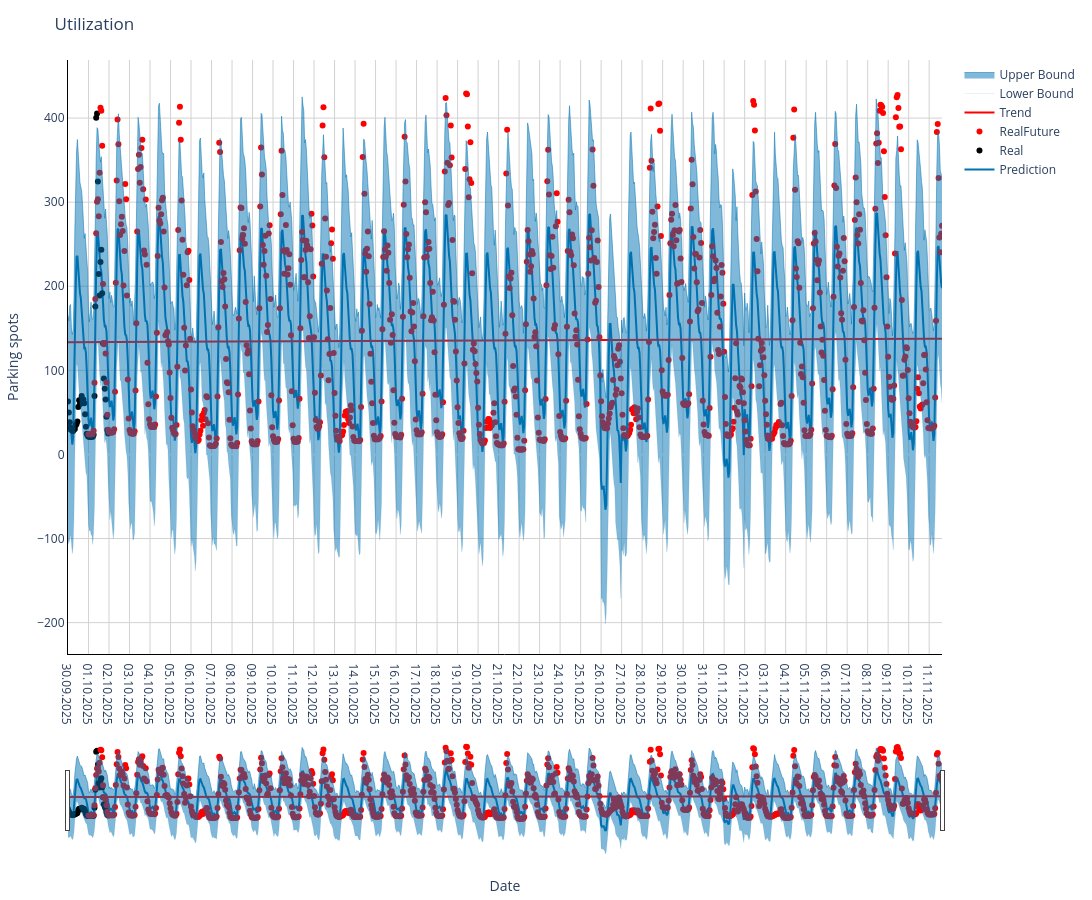

Notebook code cell kept with this figure:
### Code cell
import plotly.graph_objects as go
import plotly.offline as py

data = pd.concat([forecast, df_p['y']], axis=1)

df_test_data = df_test_data.rename(columns={'timestamp': 'ds'})

data = pd.concat([data, df_test_data], ignore_index=True)
data = data[data['ds'] >= '2025-09-30']


pred = go.Scatter(
    name="Prediction",
    x = data['ds'],
    y = data['yhat'],
    mode = 'lines',
    marker=dict(color="#0072B2")
)

real = go.Scatter(
    name="Real",
    x = data['ds'],
    y = data['y'],
    mode='markers',
    marker=dict(color="#000000")
)

test = go.Scatter(
    name="RealFuture",
    x = data['ds'],
    y = data['value'],
    mode='markers',
    marker=dict(color="#ff0000")
)


trend = go.Scatter(
    name = 'Trend',
    x = data['ds'],
    y = data['trend'],
    mode = 'lines',
    marker=dict(color="#ff0000")
)

upper_bound = go.Scatter(
    name = 'Upper Bound',
    mode = 'lines',
    x = data['ds'],
    y = data['yhat_upper'],
    marker=dict(color="#0072B2"),
    line=dict(width=.5),
    fill = 'tonexty'
)

lower_bound = go.Scatter(
    name= 'Lower Bound',
    mode = 'lines',
    x = data['ds'],
    y = data['yhat_lower'],
    marker=dict(color="#0072B2"),
    line=dict(width=.1),
)

traces = [pred, real, test, trend, lower_bound, upper_bound]

layout = dict(title='Utilization',
             plot_bgcolor='white',
             hovermode='x',
             width=1300,
             height=900,
             margin=dict(l=40, r=20, t=60, b=40),
             xaxis=dict(title = 'Date', ticklen=1, tick0=0, automargin=True, zeroline=True, linecolor='black', gridcolor='lightgrey', rangeslider=dict(visible=True), rangeslider_range=[data['ds'].min(), data['ds'].max()], dtick="D1", tickformat='%d.%m.%Y',  anchor='y', range=[data['ds'].min(), data['ds'].max()]),
             yaxis=dict(title = 'Parking spots', ticklen=1, tick0=0, automargin=True, zeroline=True, linecolor='black', gridcolor='lightgrey', anchor='x')
)

figure=dict(data=traces,layout=layout)

py.offline.iplot(figure)

### Figure 1 — Plotly figure (JSON) as saved in the notebook; plotly's stock layout.template omitted (floating-point values rounded to 4 significant figures; data arrays with more than 128 entries replaced by an {"elided": "..."} marker saying what was removed)
{"data": [{"marker": {"color": "#0072B2"}, "mode": "lines", "name": "Prediction", "x": {"elided": "2024 str values"}, "y": {"elided": "2024 float values"}, "type": "scatter"}, {"marker": {"color": "#000000"}, "mode": "markers", "name": "Real", "x": {"elided": "2024 str values"}, "y": {"elided": "2024 float values"}, "type": "scatter"}, {"marker": {"color": "#ff0000"}, "mode": "markers", "name": "RealFuture", "x": {"elided": "2024 str values"}, "y": {"elided": "2024 float values"}, "type": "scatter"}, {"marker": {"color": "#ff0000"}, "mode": "lines", "name": "Trend", "x": {"elided": "2024 str values"}, "y": {"elided": "2024 float values"}, "type": "scatter"}, {"line": {"width": 0.1}, "marker": {"color": "#0072B2"}, "mode": "lines", "name": "Lower Bound", "x": {"elided": "2024 str values"}, "y": {"elided": "2024 float values"}, "type": "scatter"}, {"fill": "tonexty", "line": {"width": 0.5}, "marker": {"color": "#0072B2"}, "mode": "lines", "name": "Upper Bound", "x": {"elided": "2024 str values"}, "y": {"elided": "2024 float values"}, "type": "scatter"}], "layout": {"height": 900, "hovermode": "x", "margin": {"b": 40, "l": 40, "r": 20, "t": 60}, "plot_bgcolor": "white", "title": {"text": "Utilization"}, "width": 1300, "xaxis": {"anchor": "y", "automargin": true, "dtick": "D1", "gridcolor": "lightgrey", "linecolor": "black", "range": ["2025-09-30T00:00:00", "2025-11-11T15:00:00"], "rangeslider": {"range": ["2025-09-30T00:00:00", "2025-11-11T15:00:00"], "visible": true}, "tick0": 0, "tickformat": "%d.%m.%Y", "ticklen": 1, "title": {"text": "Date"}, "zeroline": true}, "yaxis": {"anchor": "x", "automargin": true, "gridcolor": "lightgrey", "linecolor": "black", "tick0": 0, "ticklen": 1, "title": {"text": "Parking spots"}, "zeroline": true}}}
